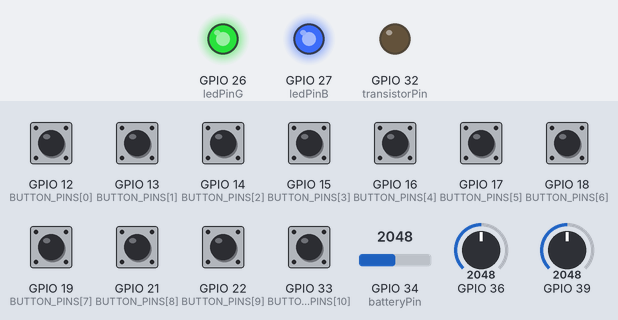
A sketch run on a simulated ESP32. Parts: output pins drawn as LEDs (lit = HIGH). Inputs (shaded band) come from the test bench; at power-on: GPIO 12 (BUTTON_PINS[0]), GPIO 13 (BUTTON_PINS[1]), GPIO 14 (BUTTON_PINS[2]), GPIO 15 (BUTTON_PINS[3]), GPIO 16 (BUTTON_PINS[4]), GPIO 17 (BUTTON_PINS[5]), GPIO 18 (BUTTON_PINS[6]), GPIO 19 (BUTTON_PINS[7]), GPIO 21 (BUTTON_PINS[8]), GPIO 22 (BUTTON_PINS[9]), GPIO 33 (BUTTON_PINS[10]) HIGH, GPIO 34 (batteryPin) = 2048, GPIO 36 = 2048, GPIO 39 = 2048. USB keyboard and mouse output is not drawn.

Above: at 0.05 s.
Timing chart, 0 to 10.7 s (numbered marks = the images above):
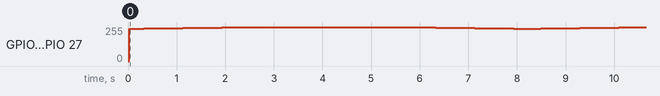

The sketch:

maneredo.ino
```cpp
#include "bluetooth.h"
#include "controls.h"
#include "led.h"
#include "battery.h"
#include "sleep.h"

void setup() {
  setupControls();
  setupBatteryMonitor();
  setupBluetooth();
  setupLed();
  setupSleep();
}

void loop() {
  updateControls();
  checkBattery();
  updateBleGamepad();
  updateLedState();
  checkSleep();
}
```

battery.cpp
```cpp
#include "battery.h"
#include <Arduino.h>

static uint32_t lastCheck = 0;
const int checkTime = 60 * 1000;
const int transistorTime = checkTime - 500;
const int batteryPin = 34;
const int transistorPin = 32;
static int percent = 100;

const int maxReading = 2300;
const int minReading = 1560;
const int fullBattery = maxReading - minReading;

void setupBatteryMonitor() {
  pinMode(batteryPin, INPUT);
  pinMode(transistorPin, OUTPUT);
  checkBattery();
}

void setTransistorState() {
  unsigned long now = millis();
  if (lastCheck == 0 || now - lastCheck > transistorTime) {
    digitalWrite(transistorPin, HIGH);
  } else {
    digitalWrite(transistorPin, LOW);
  }
}

void checkBattery() {
  setTransistorState();
  unsigned long now = millis();

  if (lastCheck > 0 && now - lastCheck < checkTime) return;
  lastCheck = now;

  int raw = analogRead(batteryPin);
  raw += analogRead(batteryPin);
  raw += analogRead(batteryPin);
  raw = round(raw / 3) - minReading;

  percent = round(raw * 100 / fullBattery);
  if (percent < 0) percent = 0;
  if (percent > 100) percent = 100;
}

int getBatteryPercent() {
  return percent;
}

bool isBatteryLow() {
  return percent < 30;
}
```

battery.h
```cpp
#pragma once

void setupBatteryMonitor();
void checkBattery();
int getBatteryPercent();
bool isBatteryLow();
```

bluetooth.cpp
```cpp
#include "bluetooth.h"
#include "controls.h"
#include "sleep.h"
#include "battery.h"
#include <BleGamepad.h>
#include <Arduino.h>

static bool lastStates[NUM_BUTTONS] = {false};
static int lastX = 0, lastY = 0;
const int DEADZONE = 100;

BleGamepad bleGamepad;

void setupBluetooth() {
  bleGamepad = BleGamepad("maneredo", "jitaku", getBatteryPercent());
  bleGamepad.begin();
}

void updateBleGamepad() {
  if (!bleGamepad.isConnected()) return;
  bool changed = false;

  for (int i = 0; i < NUM_BUTTONS; ++i) {
    bool pressed = getButtonState(i);
    if (pressed != lastStates[i]) {
      changed = true;
      break;
    }
  }

  int x = getJoystickX();
  int y = getJoystickY();
  if (abs(x - lastX) > DEADZONE || abs(y - lastY) > DEADZONE) {
    changed = true;
  }

  if (!changed) return;
  resetSleepTimer();
  bleGamepad.setBatteryLevel(getBatteryPercent());

  for (int i = 0; i < NUM_BUTTONS; ++i) {
    bool pressed = getButtonState(i);
    if (pressed != lastStates[i]) {
      if (pressed) {
        bleGamepad.press(i + 1);
      } else {
        bleGamepad.release(i + 1);
      }
      lastStates[i] = pressed;
    }
  }

  if (abs(x - lastX) > DEADZONE || abs(y - lastY) > DEADZONE) {
    bleGamepad.setLeftThumb(map(x, 0, 4095, 0, 32767),  map(y, 0, 4095, 0, 32767));
    lastX = x;
    lastY = y;
  }
}

bool isConnected() {
  return bleGamepad.isConnected();
}
```

bluetooth.h
```cpp
#pragma once

void setupBluetooth();
void updateBleGamepad();
bool isConnected();
```

controls.cpp
```cpp
#include "controls.h"
#include <Arduino.h>

const int BUTTON_PINS[NUM_BUTTONS] = {
  12, 13, 14, 15, 16, 17, 18, 19, 21, 22, 33
};
const int JOY_X = 39;
const int JOY_Y = 36;

bool buttonStates[NUM_BUTTONS];
int joyX = 0, joyY = 0;

void setupControls() {
  for (int i = 0; i < NUM_BUTTONS; ++i) {
    pinMode(BUTTON_PINS[i], INPUT_PULLUP);
    buttonStates[i] = false;
  }
}

int readJoystick(int pin) {
  int val = analogRead(pin);
  val += analogRead(pin);
  val += analogRead(pin);
  return round(val / 3);
}

void updateControls() {
  for (int i = 0; i < NUM_BUTTONS; ++i) {
    buttonStates[i] = (digitalRead(BUTTON_PINS[i]) == LOW);
  }
  joyX = readJoystick(JOY_X);
  joyY = readJoystick(JOY_Y);
}

bool getButtonState(int index) {
  if (index < 0 || index >= NUM_BUTTONS) return false;
  return buttonStates[index];
}

int getJoystickX() {
  return joyX;
}

int getJoystickY() {
  return joyY;
}
```

controls.h
```cpp
#pragma once

void setupControls();
void updateControls();

int getJoystickX();
int getJoystickY();
bool getButtonState(int index);

const int NUM_BUTTONS = 11;
```

led.cpp
```cpp
#include <Arduino.h>
#include "led.h"
#include "bluetooth.h"
#include "battery.h"

const int ledPinG = 26;
const int ledPinB = 27;

const int freq = 5000;
const int resolution = 12;
const int resValue = (1 << resolution) - 1;

const int ledBright = (int)resValue * 0.95;
const int ledOff = resValue;

const int pulseSteps = 100;
const int pulseTime = 2500;
const int pulsePause = 3000;
const int pulseStepTime = pulseTime / pulseSteps;
const int pulseStepDelta = round((resValue - ledBright) / pulseSteps);
static int pulseValue = ledBright;
static bool pulseAscend = true;
static bool isPulsePause = false;

static uint32_t stamp = 0;
static bool blinkOn = false;

const int greenChannel = 0;
const int blueChannel = 1;

LedMode currentMode;

void writePWM(int value) {
  ledcWrite(ledPinG, value);
  ledcWrite(ledPinB, value);
}

void setupLed() {
  ledcAttach(ledPinG, freq, resolution);
  ledcAttach(ledPinB, freq, resolution);
}

void pulse() {
  uint32_t now = millis();

  if (isPulsePause) {
    if (now - stamp < pulsePause) {
      writePWM(ledOff);
      return;
    } else {
      isPulsePause = false;
      pulseAscend = true;
      pulseValue = ledOff;
      stamp = now;
    }
  }

  if (now - stamp >= pulseStepTime) {
    writePWM(pulseValue);

    if (pulseAscend) {
      pulseValue -= pulseStepDelta;
      if (pulseValue <= ledBright) {
        pulseValue = ledBright;
        pulseAscend = false;
      }
    } else {
      pulseValue += pulseStepDelta;
      if (pulseValue >= ledOff) {
        pulseValue = ledOff;
        isPulsePause = true;
      }
    }

    stamp = now;
  }
}

void blink() {
  uint32_t now = millis();
  if (now - stamp > 500) {
    blinkOn = !blinkOn;
    stamp = now;
    writePWM(blinkOn ? ledOff : ledBright);
  }
}


void updateLedState() {
  if (isBatteryLow()) {
    if (currentMode != LedMode::Blink) {
      currentMode = LedMode::Blink;
      stamp = millis();
      blinkOn = false;
    }
    blink();
    return;
  }

  if (isConnected()) {
    if (currentMode != LedMode::Pulse) {
      currentMode = LedMode::Pulse;
      isPulsePause = false;
      pulseAscend = true;
      pulseValue = ledBright;
      stamp = millis();
    }
    pulse();
  } else if (currentMode != LedMode::Static) {
    currentMode = LedMode::Static;
    writePWM(ledBright);
  }
}
```

led.h
```cpp
#pragma once

void setupLed();
void pulse();
void blink();
void updateLedState();

enum class LedMode { Pulse, Blink, Static };
```

sleep.cpp
```cpp
#include "sleep.h"
#include "esp_sleep.h"
#include "driver/rtc_io.h"
#include <Arduino.h>

#define SLEEP_TIMEOUT 3 * 60 * 1000
#define WAKEUP_PIN GPIO_NUM_33

static uint32_t lastActivity = 0;

void setupSleep() {
  esp_sleep_enable_ext0_wakeup(WAKEUP_PIN, LOW); // LOW = wakeup
  lastActivity = millis();
}

void resetSleepTimer() {
  lastActivity = millis();
}

void checkSleep() {
  if (millis() - lastActivity > SLEEP_TIMEOUT) {
    esp_deep_sleep_start();
  }
}
```

sleep.h
```cpp
#pragma once

void setupSleep();
void resetSleepTimer();
void checkSleep();
```
